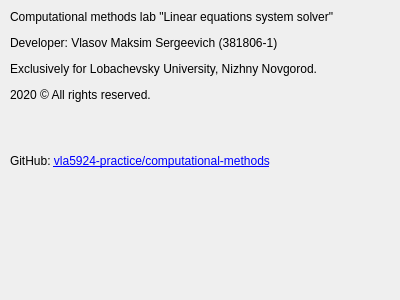
<?xml version="1.0" encoding="UTF-8"?>
<ui version="4.0">
 <class>AboutDialog</class>
 <widget class="QDialog" name="AboutDialog">
  <property name="geometry">
   <rect>
    <x>0</x>
    <y>0</y>
    <width>400</width>
    <height>300</height>
   </rect>
  </property>
  <property name="windowTitle">
   <string>About</string>
  </property>
  <property name="whatsThis">
   <string notr="true"/>
  </property>
  <widget class="QLabel" name="label">
   <property name="geometry">
    <rect>
     <x>10</x>
     <y>10</y>
     <width>381</width>
     <height>281</height>
    </rect>
   </property>
   <property name="text">
    <string>&lt;html&gt;&lt;head/&gt;&lt;body&gt;&lt;p&gt;Computational methods lab &amp;quot;Linear equations system solver&amp;quot;&lt;/p&gt;&lt;p&gt;Developer: Vlasov Maksim Sergeevich (381806-1)&lt;/p&gt;&lt;p&gt;Exclusively for Lobachevsky University, Nizhny Novgorod. &lt;/p&gt;&lt;p&gt;2020 © All rights reserved.&lt;/p&gt;&lt;p&gt;&lt;br/&gt;&lt;/p&gt;&lt;p&gt;GitHub: &lt;a href=&quot;https://github.com/vla5924-practice/computational-methods/tree/main/02_systems&quot;&gt;&lt;span style=&quot; text-decoration: underline; color:#0000ff;&quot;&gt;vla5924-practice/computational-methods&lt;/span&gt;&lt;/a&gt;&lt;/p&gt;&lt;/body&gt;&lt;/html&gt;</string>
   </property>
   <property name="textFormat">
    <enum>Qt::RichText</enum>
   </property>
   <property name="alignment">
    <set>Qt::AlignLeading|Qt::AlignLeft|Qt::AlignTop</set>
   </property>
  </widget>
 </widget>
 <resources/>
 <connections/>
</ui>
